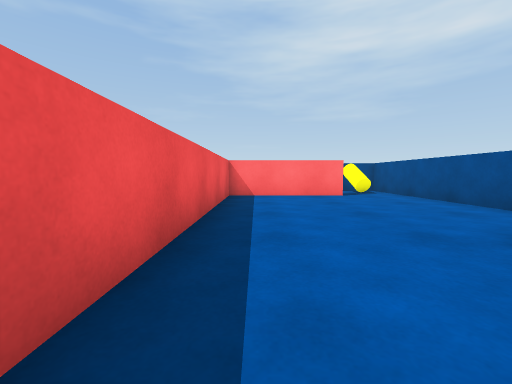
[1] (above)

13 first-person views from a walk through a 3-D level made in the Unity game engine. The camera is 0.61 m above the floor, tilts 4° down and sees 90° across. The floor is counted in squares, 1 m on a side. Each view is taken from the middle of a square. On the plan, view 1 faces up. The plan holds only what a view shows up to about 9 squares ahead; the rest is blank. The player character is not drawn.

[2]
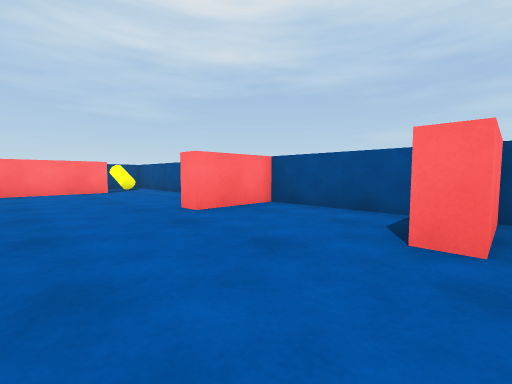

[3]
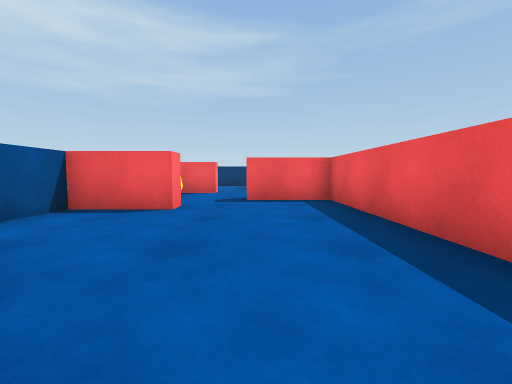

[4]
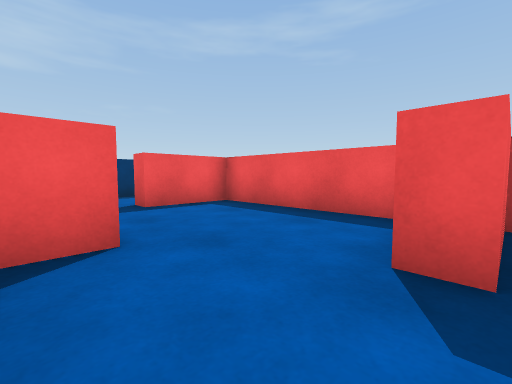

[5]
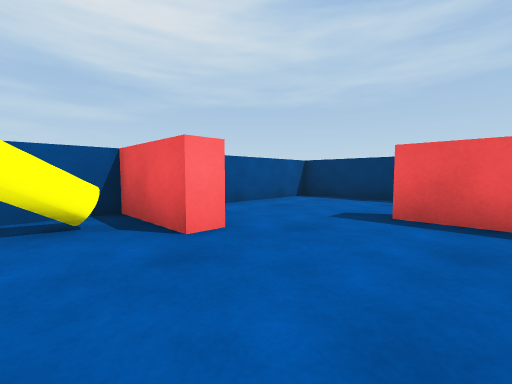

[6]
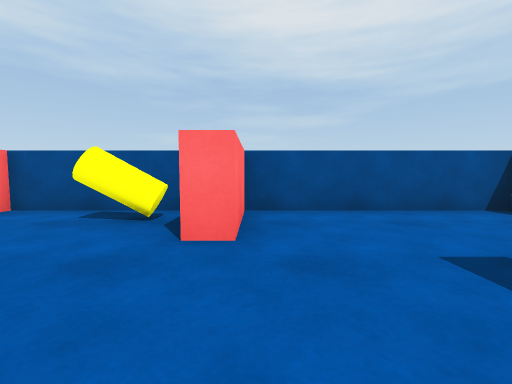

[7]
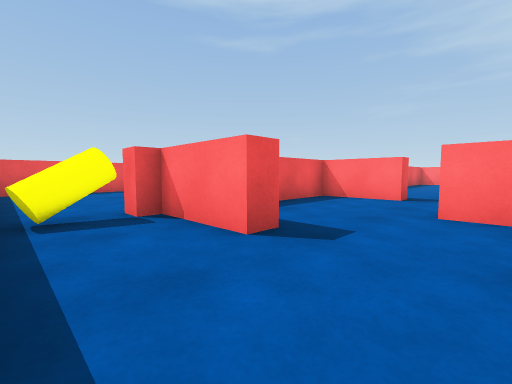

[8]
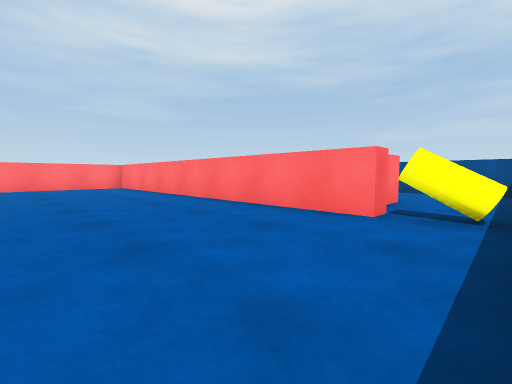

[9]
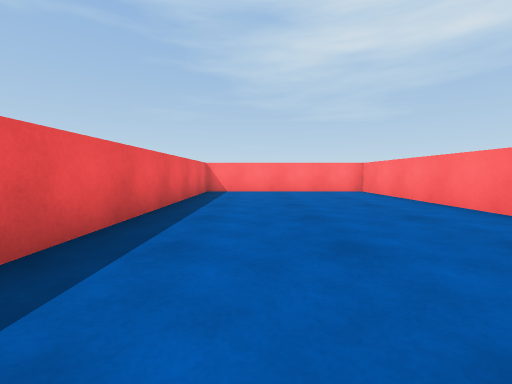

[10]
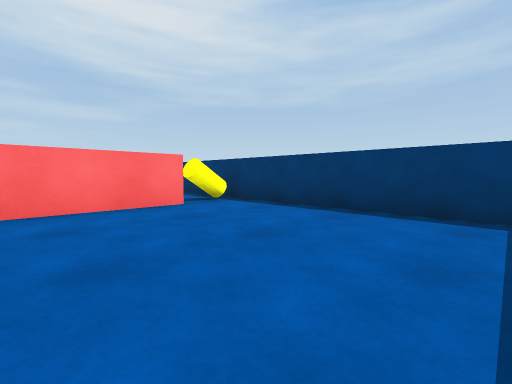

[11]
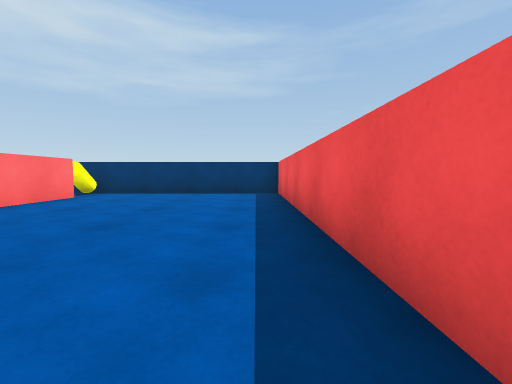

[12]
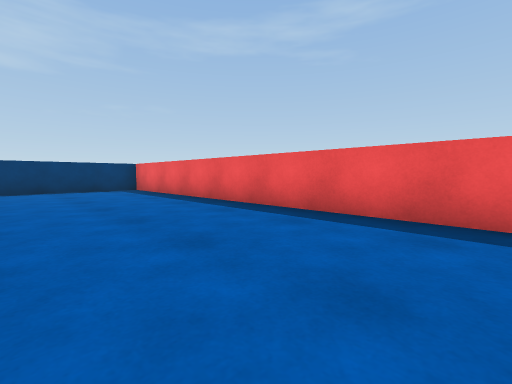

[13]
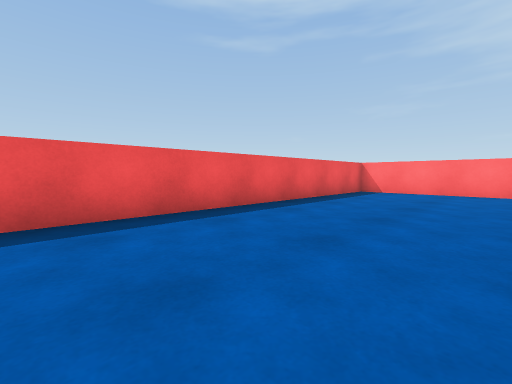

### Floor plan
Points are (right, up) in squares from view 1. A wall is a line through its corners. A room is listed if a view was taken in it or the views show most of it. See-through windows are left out.
Room 1 (views 1, 2, 3)
walls: (4.3, 4.1) (4.3, 6.6); (2.4, -1.9) (2.4, -1.4) (4.3, -1.4) (4.3, 1.9) (2.4, 1.9) (2.4, 2.4); (2.5, 7.2) (-0.8, 7.2) (-0.8, -3) (1.2, -3) (1.2, -3.5)
ways out: opening at (2, -3) to room 2; opening at (3, 7)
Room 2 (views 4, 5, 6)
walls: (1.2, -3.5) (-0.8, -3.5) (-0.8, -7.8) (1.2, -7.8); (4.3, -7.5) (4.3, -5.8) (2.4, -5.8) (2.4, -5.3) (4.3, -5.3) (4.3, -1.9) (2.4, -1.9)
ways out: opening at (2, -3) to room 1; opening at (2.5, -8) to room 3
objects: yellow cylinder (3, -4)
Room 3 (views 7, 8, 9, 10, 11, 12, 13)
walls: (1.2, -7.8) (1.2, -8.3) (-0.8, -8.3) (-0.8, -8.6) (-1.3, -8.6) (-1.3, 1.9) (-6.7, 1.9) (-6.7, -10.3) (4.3, -10.3) (4.3, -7.5)
ways out: opening at (2.5, -8) to room 2
objects: yellow cylinder (-1, -9)

Positions as (right, up) in squares from view 1, and headings:
1: (0, 0), facing up
2: (0, -2), facing up-right
3: (1, 3), facing down
4: (3, -3), facing down-left
5: (0, -4), facing down-right
6: (0, -6), facing right
7: (3, -10), facing up-left
8: (-5, -10), facing up-right
9: (-5, -7), facing up
10: (-6, -6), facing down-right
11: (-6, -2), facing down
12: (-3, 0), facing down-left
13: (-3, -7), facing up-left
